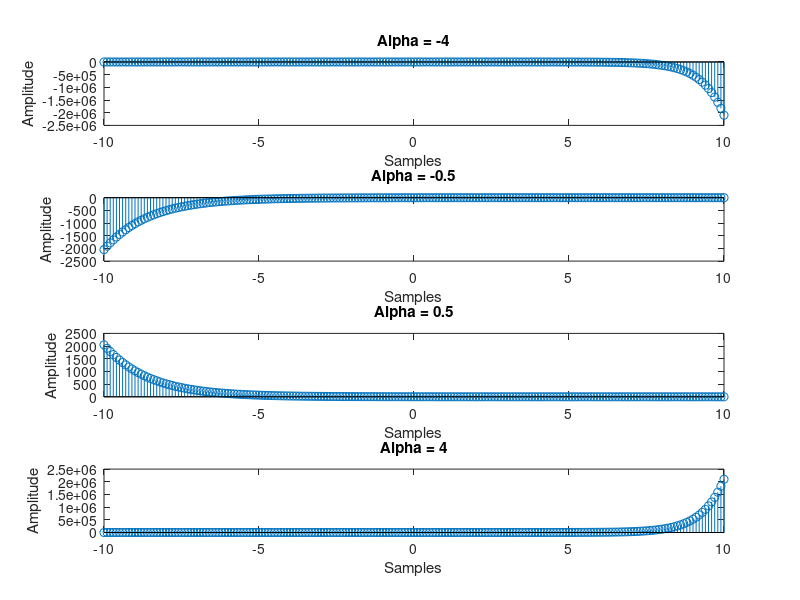

Write the MATLAB code that produced this figure.
%%

n = -10:0.1:10;
A = 2;

% 2(-4^n)
exp_1 = A .* (-4 .^ n);

% 2(-0.5^n)
exp_2 = A .* (-0.5 .^ n);

% 2(0.5^n)
exp_3 = A .* (0.5 .^ n);

% 2(4^n)
exp_4 = A .* (4 .^ n);

subplot(4, 1, 1)
stem(n,exp_1)
xlabel('Samples')
ylabel('Amplitude')
title('Alpha = -4')

subplot(4, 1, 2)
stem(n, exp_2)
xlabel('Samples')
ylabel('Amplitude')
title('Alpha = -0.5')

subplot(4, 1, 3)
stem(n, exp_3)
xlabel('Samples')
ylabel('Amplitude')
title('Alpha = 0.5')

subplot(4, 1, 4)
stem(n, exp_4)
xlabel('Samples')
ylabel('Amplitude')
title('Alpha = 4')